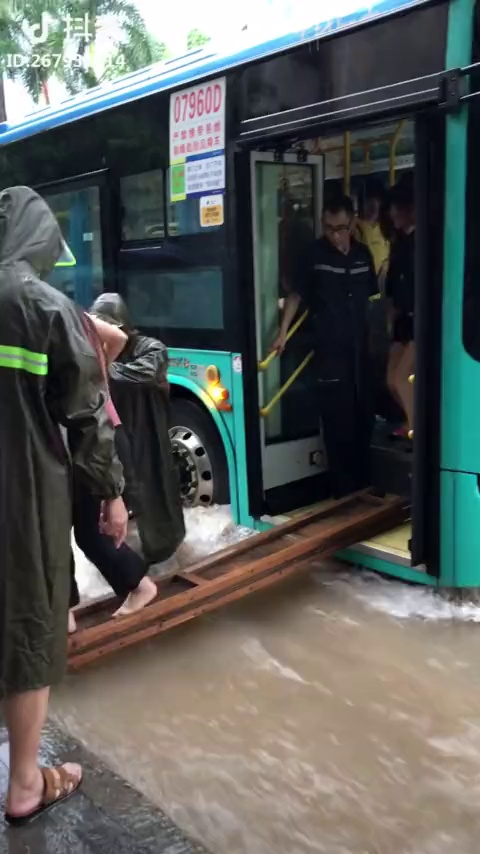
#> input picture 14_ad_creative_recognition/webserver/opencv/douyin_video1.mp4-frame-0.jpg, 480 x 854 px
$ python image_enhancement.py --logo ../../webserver/opencv/douyin_video1.mp4-frame-0.jpg
#> lines starting #> are read from the running program, lines starting #| are printed output that depends on the picture; after the words box and inside, x2 and y2 are one past the last pixel; in counts of white or black regions, pixels touching at a corner belong together; pictures that were not available may be replaced by others from this repository, and a replacement may not be noted
#!/usr/bin/env python
# coding: utf-8

import cv2
import numpy as np
from matplotlib import pyplot as plt
import random
import os
import argparse


def combine(oimage, logo_path, eimage, scale):
#> called with oimage = 'oimages/douyin_video1.mp4-frame-0.jpg', eimage = 'eimages/douyin_video1.mp4-frame-0.jpg', scale = 0.05
    logo = cv2.imread(logo_path)
#> logo is the input picture: shape (854, 480, 3); mean B, G, R 89.3, 92.3, 88.7
    logo = cv2.resize(logo, (0, 0), fx=scale, fy=scale,
                      interpolation=cv2.INTER_NEAREST)
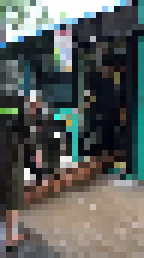
#> logo: shape (43, 24, 3) (shown 6 times larger); mean B, G, R 91.1, 94, 90.2
    # rotate
    # lh, lw, _ = logo.shape
    # rotate = cv2.getRotationMatrix2D(
    #     (lw / 2, lh / 2), random.randint(0, 360), 1)
    # logo = cv2.warpAffine(logo, rotate, (lw, lh))

    logo_gray = cv2.cvtColor(logo, cv2.COLOR_BGR2GRAY)
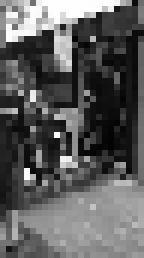
#> logo_gray: shape (43, 24) (shown 6 times larger); min 3, max 255, mean 92.5
    _, logo_mask0 = cv2.threshold(
        logo_gray, 254, 255, cv2.THRESH_BINARY)
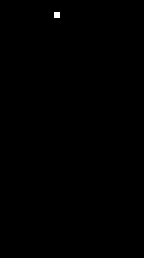
#> logo_mask0: shape (43, 24) (shown 6 times larger); 0.1% white in thin lines or dots, all inside (x1, y1, x2, y2) = (9, 2, 10, 3)
    logo_mask1 = cv2.bitwise_not(logo_mask0)

    img = cv2.imread(oimage, cv2.IMREAD_COLOR)
    lh, lw, _ = logo.shape
#> lh = 43; lw = 24
    ih, iw, _ = img.shape
#> ih = 854; iw = 480
    x = random.randint(0, ih - lh)
#> x = 394
    y = random.randint(0, iw - lw)
#> y = 388

    cimg = img[x: x + lh, y: y + lw].copy()
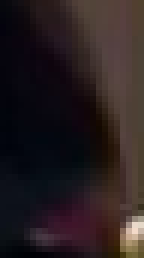
#> cimg: shape (43, 24, 3) (shown 6 times larger); mean B, G, R 31.9, 30.2, 40.2
    cimg_and = cv2.bitwise_and(cimg, cimg, mask=logo_mask0)
    logo_and = cv2.bitwise_and(logo, logo, mask=logo_mask1)
    cimg_logo = cv2.add(cimg_and, logo_and)
    cimg_logo = cv2.medianBlur(cimg_logo, 1)
    img[x: x + lh, y: y + lw] = cimg_logo[:, :]
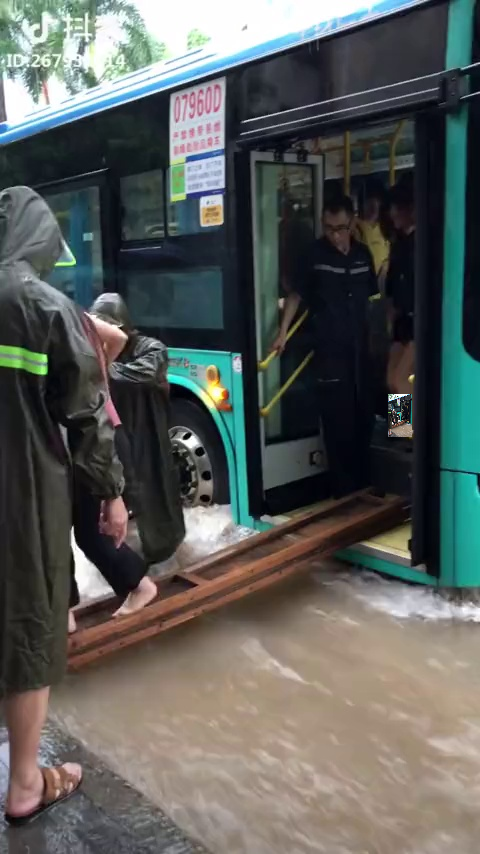
#> img: shape (854, 480, 3); 0.25% of pixels changed, all inside (x1, y1, x2, y2) = (388, 394, 412, 437)
    cv2.imwrite(eimage, img)


def main():
    parser = argparse.ArgumentParser()
    parser.add_argument("-o", "--oimages",
                        default="oimages", help="origin images")
    parser.add_argument("-e", "--eimages", default="eimages",
                        help="enhancement images")
    parser.add_argument(
        "-l", "--logo", default="logo/douyin.png", help="logo path")
    args = parser.parse_args()
    for filename in os.listdir(args.oimages):
        print("enhance {}".format(filename))
        try:
            combine("{}/{}".format(args.oimages, filename), args.logo,
                    "{}/{}".format(args.eimages, filename), 0.05)
        except Exception as e:
            print(e)
            continue


if __name__ == "__main__":
    main()
